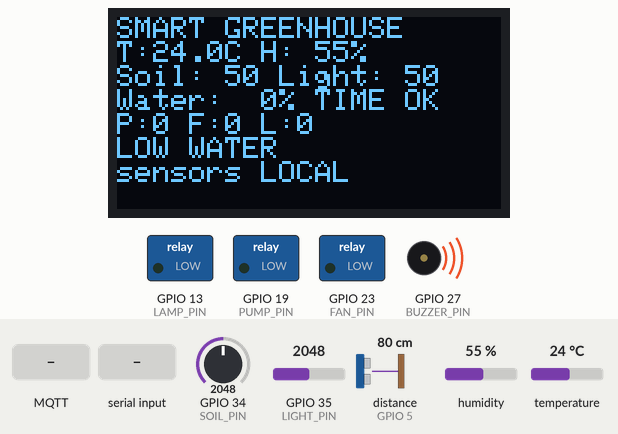
Simulated run of this sketch. Board: ESP32. Shown: 128×64 one-colour display, switched loads named in the sketch (green lamp = pin HIGH), buzzer (waves = sounding). Wiring (from diagram.json): ultrasonic range finder: trigger GPIO 18; echo GPIO 5. Inputs (shaded band) come from the test bench; at power-on: distance to the obstacle (sensor on GPIO 5) 80 cm, GPIO 34 (SOIL_PIN) = 2048, GPIO 35 (LIGHT_PIN) = 2048, humidity 55 %, temperature 24 °C (analog values on the 0–4095 scale). The echo pulse lasts 58.3 µs per cm; WiFi joins after 1.5 s; servers stay silent unless stated; the local clock reads 2024-03-15 10:24:30 at power-on unless the sketch sets it; EEPROM starts erased; no MQTT or app messages arrive unless stated; pins used as bus, display or sensor lines are not drawn; what the sketch prints to the serial monitor is not drawn.

Above: at 1.6 s.
1.7 s: distance to the obstacle (sensor on GPIO 5) set to 2 cm
At 4.1 s:
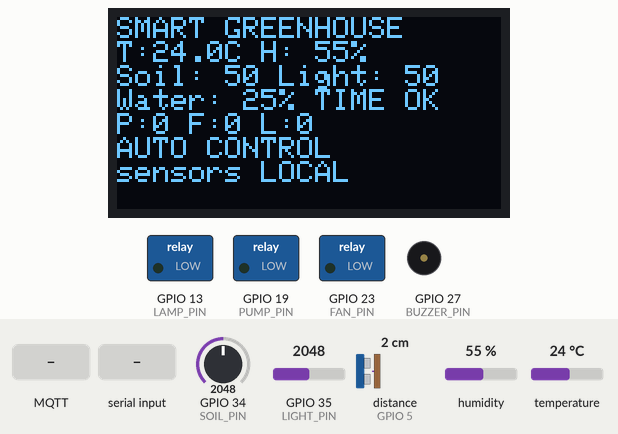
10.3 s: MQTT message "dry" arrives on the first subscribed topic
At 11.5 s:
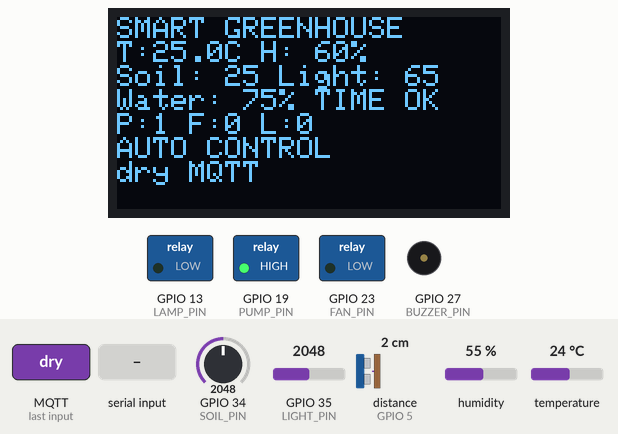
18.5 s: "hot\n" received over Serial
At 20.2 s:
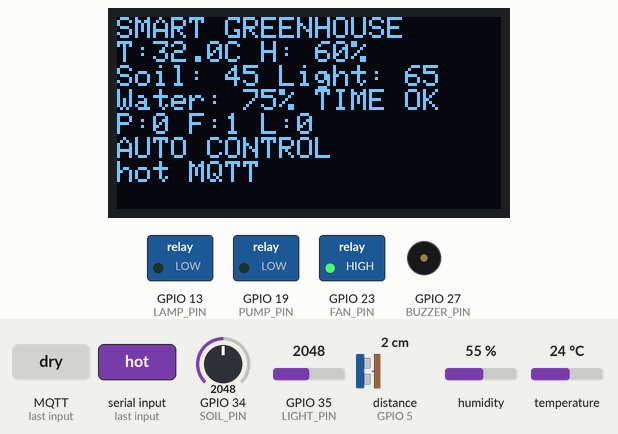
20.5 s: MQTT message "dark" arrives on the first subscribed topic
At 21.8 s:
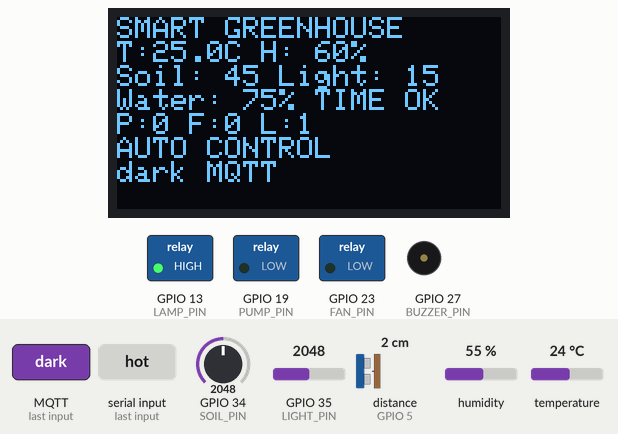
22.5 s: "empty\n" received over Serial
At 23.4 s:
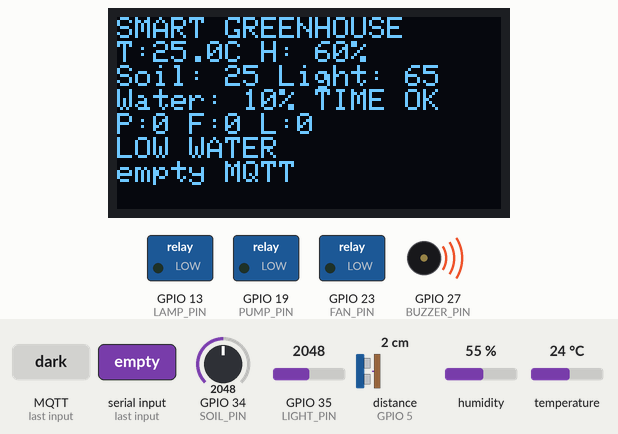
24.5 s: MQTT message "night" arrives on the first subscribed topic
At 26.2 s:
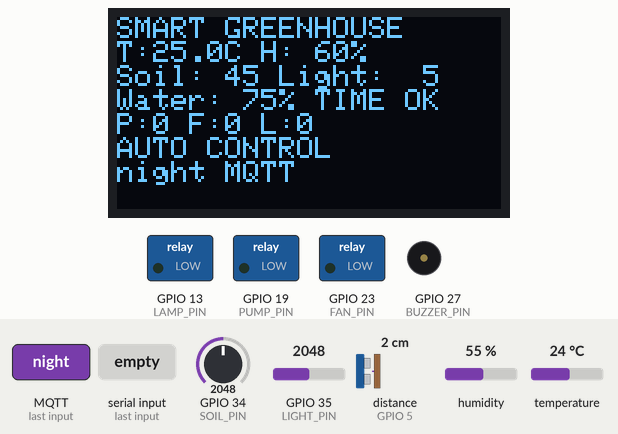
Timing chart, 0 to 27.5 s (numbered marks = the images above; inputs shaded):
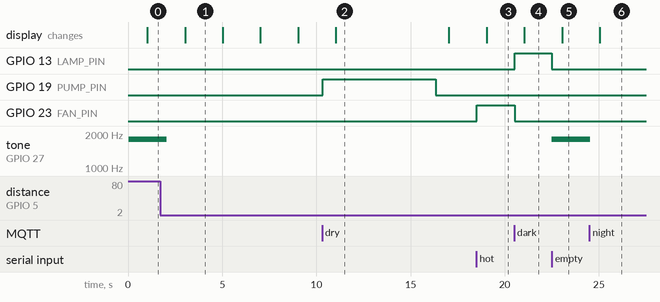

The sketch:

sketch.ino
```cpp
// Smart Greenhouse. Arduino / ESP32.
// Shared controller is embedded so Wokwi needs only this sketch.

#include <stdint.h>
#include <math.h>

struct Readings {
  float temperature=25, humidity=60, soil=45, light=65, water=75;
  int hour=14;
  bool clockValid=true;
};
struct Outputs {
  bool pump=false, fan=false, lamp=false, waterLow=false, sensorFault=false;
  uint32_t pumpStarted=0, pumpStopped=0;
  bool cooldown=false;
};
class GreenhouseController {
 public:
  Readings filtered;
  Outputs out;
  bool initialized=false;
  static bool valid(float v,float low,float high){return isfinite(v)&&v>=low&&v<=high;}
  void reset(){out=Outputs();initialized=false;}
  void sample(const Readings& r){
    if(!initialized){filtered=r;initialized=true;}
    else {
      filtered.temperature=smooth(filtered.temperature,r.temperature,-40,80);
      filtered.humidity=smooth(filtered.humidity,r.humidity,0,100);
      filtered.soil=smooth(filtered.soil,r.soil,0,100);
      filtered.light=smooth(filtered.light,r.light,0,100);
      filtered.water=smooth(filtered.water,r.water,0,100);
      filtered.hour=r.hour;filtered.clockValid=r.clockValid;
    }
    raw=r;
  }
  void tick(uint32_t now){
    if(!initialized)return;
    const bool waterOk=valid(raw.water,0,100);
    const bool soilOk=valid(raw.soil,0,100);
    const bool temperatureOk=valid(raw.temperature,-40,80);
    const bool lightOk=valid(raw.light,0,100);
    out.waterLow=waterOk && (raw.water<=15 || filtered.water<=15);
    out.sensorFault=!waterOk||!soilOk||!temperatureOk||!lightOk||!valid(raw.humidity,0,100);
    const bool irrigationAllowed=waterOk&&soilOk&&!out.waterLow;
    if(out.cooldown && uint32_t(now-out.pumpStopped)>=12000)out.cooldown=false;
    if(out.pump && (!irrigationAllowed || filtered.soil>=55 || uint32_t(now-out.pumpStarted)>=6000)){
      out.pump=false;out.pumpStopped=now;out.cooldown=true;
    }
    if(!out.pump && !out.cooldown && irrigationAllowed && filtered.soil<35){out.pump=true;out.pumpStarted=now;}
    if(!temperatureOk)out.fan=true;
    else if(filtered.temperature>=28.5f)out.fan=true;
    else if(filtered.temperature<=26.5f)out.fan=false;
    const bool night=filtered.hour>=22||filtered.hour<6;
    if(!lightOk||!filtered.clockValid||night)out.lamp=false;
    else if(filtered.light<30)out.lamp=true;
    else if(filtered.light>=45)out.lamp=false;
  }
 private:
  Readings raw;
  static float smooth(float previous,float value,float low,float high){
    if(!valid(value,low,high))return previous;
    return valid(previous,low,high)?previous+0.25f*(value-previous):value;
  }
};

#include <Arduino.h>
#include <WiFi.h>
#include <PubSubClient.h>
#include <DHT.h>
#include <Wire.h>
#include <Adafruit_GFX.h>
#include <Adafruit_SSD1306.h>
#include <Preferences.h>
#include <time.h>

// Educational demo. The shared public broker carries synthetic data only.
const char* MQTT_HOST="broker.hivemq.com";
const char* TOPIC_STATE="smartgreenhouse/sg-8d37a9e6/state";
const char* TOPIC_COMMAND="smartgreenhouse/sg-8d37a9e6/command";
const int DHT_PIN=4, SOIL_PIN=34, LIGHT_PIN=35, TRIG_PIN=18, ECHO_PIN=5;
const int PUMP_PIN=19, FAN_PIN=23, LAMP_PIN=13, BUZZER_PIN=27;
DHT dht(DHT_PIN,DHT22);
Adafruit_SSD1306 display(128,64,&Wire,-1);
WiFiClient network;
PubSubClient mqtt(network);
Preferences prefs;
GreenhouseController greenhouse;
Readings readings;
String scenario="sensors", commandBuffer;
bool screenAvailable=false;
uint32_t lastSensor=0,lastPublish=0,lastMqttAttempt=0,lastWifiAttempt=0;
bool previousAlarm=false;
volatile bool mqttOnline=false;
struct StatePacket { char text[600]; };
struct IncomingCommand { char text[25]; };
QueueHandle_t stateQueue,commandQueue;

void applyScenario(String value,bool persist=true){
  value.trim();value.toLowerCase();
  if(value!="sensors"&&value!="normal"&&value!="hot"&&value!="dry"&&value!="empty"&&value!="dark"&&value!="night"&&value!="fault"){
    Serial.println("Commands: sensors normal hot dry empty dark night fault");return;
  }
  scenario=value;
  greenhouse.reset();
  digitalWrite(PUMP_PIN,LOW);digitalWrite(FAN_PIN,LOW);digitalWrite(LAMP_PIN,LOW);
  if(persist)prefs.putString("scenario",scenario);
  // Make the next sensor cycle immediate.
  lastSensor=millis()-2000;
  Serial.print("SCENARIO ");Serial.println(scenario);
}
void onMessage(char* topic,byte* payload,unsigned int length){
  if(String(topic)!=TOPIC_COMMAND||length>24)return;
  IncomingCommand command={};
  memcpy(command.text,payload,length);command.text[length]=0;
  xQueueSend(commandQueue,&command,0);
}
void networkTask(void*){
  StatePacket packet={};
  for(;;){
    uint32_t now=millis();
    if(WiFi.status()==WL_CONNECTED){
      if(!mqtt.connected()&&uint32_t(now-lastMqttAttempt)>=10000){lastMqttAttempt=now;if(mqtt.connect("sg-8d37a9e6-esp32"))mqtt.subscribe(TOPIC_COMMAND);}
      mqttOnline=mqtt.connected();
      if(mqttOnline){mqtt.loop();if(xQueueReceive(stateQueue,&packet,0)==pdTRUE)mqtt.publish(TOPIC_STATE,packet.text,false);}
    }else{mqttOnline=false;if(uint32_t(now-lastWifiAttempt)>=20000){lastWifiAttempt=now;WiFi.reconnect();}}
    vTaskDelay(pdMS_TO_TICKS(30));
  }
}
float readWater(){
  digitalWrite(TRIG_PIN,LOW);delayMicroseconds(2);
  digitalWrite(TRIG_PIN,HIGH);delayMicroseconds(10);digitalWrite(TRIG_PIN,LOW);
  unsigned long pulse=pulseIn(ECHO_PIN,HIGH,26000);
  if(!pulse)return NAN;
  float distance=pulse/58.0f;
  return constrain((40.0f-distance)/36.0f*100.0f,0.0f,100.0f);
}
void acquire(){
  readings=Readings();
  if(scenario=="sensors"){
    readings.temperature=dht.readTemperature();readings.humidity=dht.readHumidity();
    readings.soil=analogRead(SOIL_PIN)*100.0f/4095.0f;
    readings.light=(4095.0f-analogRead(LIGHT_PIN))*100.0f/4095.0f;
    readings.water=readWater();
    struct tm local;
    readings.clockValid=getLocalTime(&local,0);
    readings.hour=readings.clockValid?local.tm_hour:0;
  } else {
    readings.clockValid=true;readings.hour=14;
    if(scenario=="hot")readings.temperature=32;
    if(scenario=="dry"||scenario=="empty")readings.soil=25;
    if(scenario=="empty")readings.water=10;
    if(scenario=="dark")readings.light=15;
    if(scenario=="night"){readings.light=5;readings.hour=23;}
    if(scenario=="fault")readings.water=NAN;
  }
  greenhouse.sample(readings);
}
void actuate(){
  const auto& o=greenhouse.out;
  digitalWrite(PUMP_PIN,o.pump?HIGH:LOW);
  digitalWrite(FAN_PIN,o.fan?HIGH:LOW);
  digitalWrite(LAMP_PIN,o.lamp?HIGH:LOW);
  bool alarm=o.waterLow||o.sensorFault;
  if(alarm!=previousAlarm){if(alarm)tone(BUZZER_PIN,1800);else noTone(BUZZER_PIN);previousAlarm=alarm;}
}
void drawScreen(){
  if(!screenAvailable)return;
  const auto& f=greenhouse.filtered;const auto& o=greenhouse.out;
  display.clearDisplay();display.setTextColor(SSD1306_WHITE);display.setTextSize(1);display.setCursor(0,0);
  display.println("SMART GREENHOUSE");
  display.printf("T:%4.1fC H:%3.0f%%\n",f.temperature,f.humidity);
  display.printf("Soil:%3.0f Light:%3.0f\n",f.soil,f.light);
  if(isfinite(readings.water))display.printf("Water:%3.0f%% %s\n",f.water,readings.clockValid?"TIME OK":"NO TIME");
  else display.println("WATER SENSOR ERROR");
  display.printf("P:%d F:%d L:%d\n",o.pump,o.fan,o.lamp);
  display.println(o.sensorFault?"SENSOR FAULT":o.waterLow?"LOW WATER":o.cooldown?"PUMP COOLDOWN":"AUTO CONTROL");
  display.printf("%s %s",scenario.c_str(),mqttOnline?"MQTT":"LOCAL");display.display();
}
void numberJson(char* buf,size_t len,float value){
  if(isfinite(value))snprintf(buf,len,"%.1f",value);else snprintf(buf,len,"null");
}
void publishState(){
  const auto& f=greenhouse.filtered;const auto& o=greenhouse.out;
  char t[16],h[16],s[16],l[16],w[16],ft[16],fs[16],packet[600];
  numberJson(t,sizeof(t),readings.temperature);numberJson(h,sizeof(h),readings.humidity);
  numberJson(s,sizeof(s),readings.soil);numberJson(l,sizeof(l),readings.light);numberJson(w,sizeof(w),readings.water);
  numberJson(ft,sizeof(ft),f.temperature);numberJson(fs,sizeof(fs),f.soil);
  snprintf(packet,sizeof(packet),"{\"device\":\"sg-8d37a9e6\",\"source\":\"%s\",\"uptime\":%lu,\"temperature\":%s,\"humidity\":%s,\"soil\":%s,\"light\":%s,\"water\":%s,\"hour\":%d,\"clockValid\":%s,\"filteredTemperature\":%s,\"filteredSoil\":%s,\"pump\":%s,\"fan\":%s,\"lamp\":%s,\"waterLow\":%s,\"sensorFault\":%s,\"cooldown\":%s}",scenario.c_str(),(unsigned long)millis(),t,h,s,l,w,readings.hour,readings.clockValid?"true":"false",ft,fs,o.pump?"true":"false",o.fan?"true":"false",o.lamp?"true":"false",o.waterLow?"true":"false",o.sensorFault?"true":"false",o.cooldown?"true":"false");
  Serial.println(packet);
  StatePacket queued={};strncpy(queued.text,packet,sizeof(queued.text)-1);xQueueOverwrite(stateQueue,&queued);
}
void setup(){
  Serial.begin(115200);
  for(int pin:{PUMP_PIN,FAN_PIN,LAMP_PIN,BUZZER_PIN}){pinMode(pin,OUTPUT);digitalWrite(pin,LOW);}
  pinMode(TRIG_PIN,OUTPUT);pinMode(ECHO_PIN,INPUT);analogReadResolution(12);
  Wire.begin(21,22);dht.begin();
  screenAvailable=display.begin(SSD1306_SWITCHCAPVCC,0x3c);
  prefs.begin("greenhouse",false);
  WiFi.mode(WIFI_STA);WiFi.begin("Wokwi-GUEST","",6);
  configTime(5*3600,0,"pool.ntp.org","time.google.com");
  mqtt.setServer(MQTT_HOST,1883);mqtt.setCallback(onMessage);mqtt.setBufferSize(768);mqtt.setSocketTimeout(30);
  network.setTimeout(1000);
  stateQueue=xQueueCreate(1,sizeof(StatePacket));commandQueue=xQueueCreate(4,sizeof(IncomingCommand));
  if(!stateQueue||!commandQueue){Serial.println("Queue allocation failed");for(;;)delay(1000);}
  applyScenario(prefs.getString("scenario","sensors"),false);
  xTaskCreatePinnedToCore(networkTask,"network",8192,nullptr,1,nullptr,0);
  Serial.println("Ready. Enter a scenario in Serial Monitor or use the 3D dashboard.");
}
void loop(){
  uint32_t now=millis();
  IncomingCommand incoming;
  while(xQueueReceive(commandQueue,&incoming,0)==pdTRUE)applyScenario(String(incoming.text));
  while(Serial.available()){
    char c=Serial.read();
    if(c=='\n'||c=='\r'){if(commandBuffer.length()){applyScenario(commandBuffer);commandBuffer="";}}
    else if(commandBuffer.length()<24)commandBuffer+=c;
  }
  if(uint32_t(now-lastSensor)>=2000){lastSensor=now;acquire();}
  greenhouse.tick(millis());actuate();
  if(uint32_t(now-lastPublish)>=1000){lastPublish=now;drawScreen();publishState();}
  // Network reconnects run on core 0. Local control and the pump timeout remain on core 1.
  delay(2);
}
```

Measured:
- after the input at 1.7 s, tone on GPIO 27 (BUZZER_PIN): 1800 Hz → silent after 0.36 s; the display: changes after 1.3 s (image 1)
- after the input at 10.3 s, GPIO 19 (PUMP_PIN): LOW → HIGH at once, → LOW 6.0 s later; the display: changes after 0.73 s (image 2)
- after the input at 18.5 s, GPIO 23 (FAN_PIN): LOW → HIGH at once; the display: changes after 0.54 s (image 3)
- after the input at 20.5 s, GPIO 13 (LAMP_PIN): LOW → HIGH at once; GPIO 23 (FAN_PIN): HIGH → LOW at once; the display: changes after 0.54 s (image 4)
- after the input at 22.5 s, GPIO 13 (LAMP_PIN): HIGH → LOW at once; tone on GPIO 27 (BUZZER_PIN): silent → 1800 Hz at once; the display: changes after 0.54 s (image 5)
- after the input at 24.5 s, tone on GPIO 27 (BUZZER_PIN): 1800 Hz → silent at once; the display: changes after 0.55 s (image 6)
- what the display in image 1 shows lasts 2.0 s, from 3.0 s to 5.0 s
